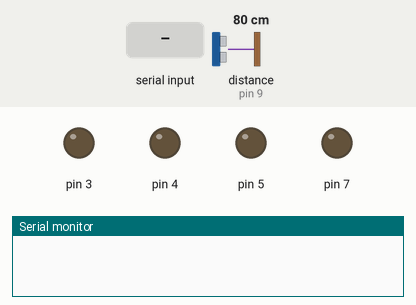
This sketch was run on a simulated Arduino Uno, built with avr-gcc and run on an emulated ATmega328P. On the bench: output pins drawn as LEDs (lit = HIGH), the last lines printed to the serial monitor. The inputs (shaded band) are chosen by the test bench; at power-on: distance to the obstacle (sensor on pin 9) 80 cm. The echo pulse lasts 58.3 µs per cm; pins used as bus, display or sensor lines are not drawn.

Above: at 1.2 s.
1.3 s: "1" received over Serial
At 1.8 s:
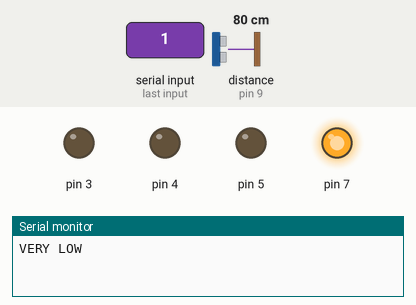
2.8 s: "3" received over Serial
At 4.0 s:
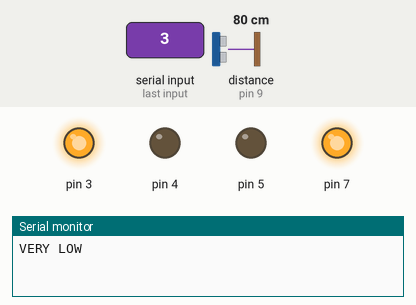
4.3 s: "5" received over Serial
At 5.1 s:
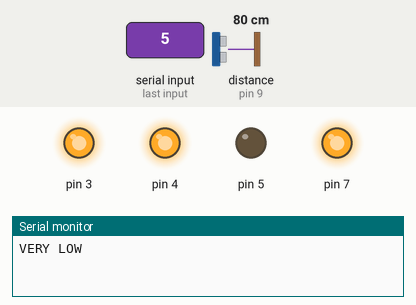
5.8 s: "4" received over Serial
At 6.2 s:
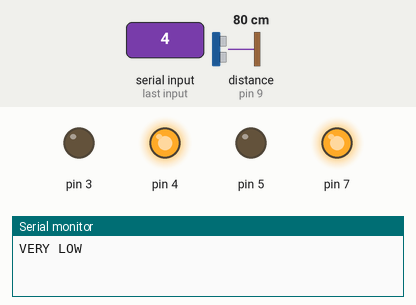
7.3 s: "6" received over Serial
At 8.5 s:
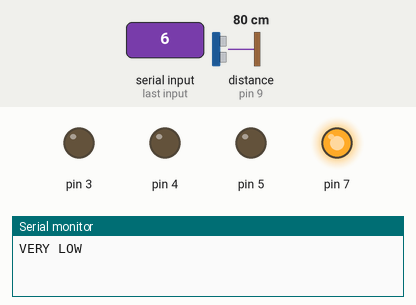
8.8 s: "2" received over Serial
At 9.9 s:
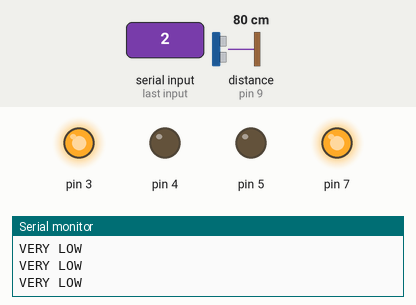
Timing chart, 0 to 11.3 s (numbered marks = the images above; inputs shaded):
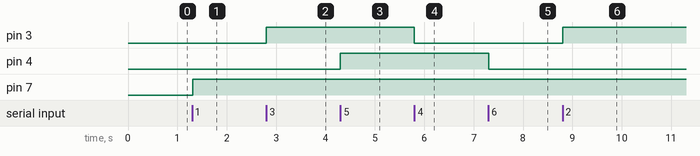

The sketch:

Arduino_Final_Code.ino
```cpp
const int trig =10;
const int echo =9;
 const int button = 7;
long duration;
int distance;
char userip;
char ON,OFF;
void setup() {
 pinMode(trig,OUTPUT);
 pinMode(echo,INPUT);
  pinMode(7,OUTPUT);
   pinMode(3,OUTPUT);
    pinMode(4,OUTPUT);
    pinMode(5,OUTPUT);

 Serial.begin(9600);


}

void loop() {
  if (Serial.available())
  {
    userip=Serial.read();
  switch (userip)
  {
   case '1':
   {
digitalWrite(trig,LOW);
delayMicroseconds(2);
digitalWrite(trig,HIGH);
delayMicroseconds(10);
digitalWrite(trig,LOW);
duration=pulseIn(echo,HIGH);
distance=duration*0.03475/2;
//Serial.print("distance");
//Serial.println(distance);
if(distance<=15)//water level 15 cm
  {Serial.println("FULL");
  digitalWrite(7,LOW);
   delay(1000);
}
else if(distance<=25)
{Serial.println("MEDIUM");
digitalWrite(7,LOW);
}
else if(distance>=25)
{Serial.println("VERY LOW");
 digitalWrite(7,HIGH);
}
  break; }
Serial.print("Enter command");
  case'3':
 {
  digitalWrite(3,HIGH);//motor on off
 break;}
 case'4':
 {
  digitalWrite(3,LOW);//motor on off
 break;}
  case'5':
 {
  digitalWrite(4,HIGH);//sprinkler on
 break;}
 case'6':
 {
  digitalWrite(4,LOW);//sprinkler off
 break;}

case '2':
{while(1)
{
 // Serial.println("automatic");
digitalWrite(trig,LOW);
delayMicroseconds(2);
digitalWrite(trig,HIGH);
delayMicroseconds(10);
digitalWrite(trig,LOW);
duration=pulseIn(echo,HIGH);
distance=duration*0.03475/2;
//Serial.println(distance);

if(distance<=15)//water level 15 cm
 {//Serial.println(distance);
  Serial.println("FULL");
   digitalWrite(3,LOW);
   digitalWrite(7,LOW);
   break;
  // Serial.println("U JUST SAVE WATER FOR UR DESCENDANT");
  }
else if(distance<=25)
{Serial.println("MEDIUM");
digitalWrite(7,LOW);
//Serial.println(distance);

}
else if(distance>=25)
{ Serial.println("VERY LOW");
 digitalWrite(3,HIGH);
 digitalWrite(7,HIGH);

 //Serial.println("ALERT");
 //Serial.println(distance);


 }}
break;}
//cut
  }//available
 }//loop
}
```

Measured:
- after the input at 1.3 s, pin 7: LOW → HIGH at once
- after the input at 2.8 s, pin 3: LOW → HIGH at once
- after the input at 4.3 s, pin 4: LOW → HIGH at once
- after the input at 5.8 s, pin 3: HIGH → LOW at once
- after the input at 7.3 s, pin 4: HIGH → LOW at once
- after the input at 8.8 s, pin 3: LOW → HIGH at once
